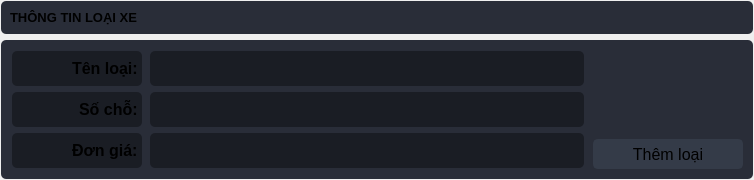
                        <widget class="QFrame" name="matkhauFrame">
                         <layout class="QVBoxLayout" name="verticalLayout_81">
                          <property name="leftMargin">
                           <number>1</number>
                          </property>
                          <property name="topMargin">
                           <number>1</number>
                          </property>
                          <property name="rightMargin">
                           <number>1</number>
                          </property>
                          <property name="bottomMargin">
                           <number>1</number>
                          </property>
                          <item>
                           <widget class="QFrame" name="loaixeFrameTitle">
                            <property name="styleSheet">
                             <string notr="true">background-color: rgb(41, 45, 56);
border-radius: 5px;</string>
                            </property>
                            <layout class="QVBoxLayout" name="verticalLayout_82">
                             <item>
                              <widget class="QLabel" name="txtloaixeFrameTitle">
                               <property name="font">
                                <font>
                                 <family>Segoe UI</family>
                                 <pointsize>10</pointsize>
                                 <weight>75</weight>
                                 <bold>true</bold>
                                </font>
                               </property>
                               <property name="styleSheet">
                                <string notr="true"/>
                               </property>
                               <property name="text">
                                <string>THÔNG TIN LOẠI XE</string>
                               </property>
                              </widget>
                             </item>
                            </layout>
                           </widget>
                          </item>
                          <item>
                           <widget class="QFrame" name="loaixeFrameMonitor">
                            <property name="sizePolicy">
                             <sizepolicy hsizetype="Preferred" vsizetype="Preferred">
                              <horstretch>0</horstretch>
                              <verstretch>1</verstretch>
                             </sizepolicy>
                            </property>
                            <property name="styleSheet">
                             <string notr="true">background-color: rgb(41, 45, 56);
border-radius: 5px;</string>
                            </property>
                            <layout class="QHBoxLayout" name="horizontalLayout_27">
                             <item>
                              <widget class="QFrame" name="matkhauFrameMonitorPass_3">
                               <layout class="QHBoxLayout" name="horizontalLayout_39">
                                <property name="leftMargin">
                                 <number>1</number>
                                </property>
                                <property name="topMargin">
                                 <number>1</number>
                                </property>
                                <property name="rightMargin">
                                 <number>1</number>
                                </property>
                                <property name="bottomMargin">
                                 <number>1</number>
                                </property>
                                <item>
                                 <widget class="QFrame" name="matkhauFrameMPleft_3">
                                  <layout class="QVBoxLayout" name="verticalLayout_126">
                                   <property name="leftMargin">
                                    <number>1</number>
                                   </property>
                                   <property name="topMargin">
                                    <number>1</number>
                                   </property>
                                   <property name="rightMargin">
                                    <number>1</number>
                                   </property>
                                   <property name="bottomMargin">
                                    <number>1</number>
                                   </property>
                                   <item>
                                    <widget class="QLineEdit" name="txtQTenTK_3">
                                     <property name="sizePolicy">
                                      <sizepolicy hsizetype="Minimum" vsizetype="Fixed">
                                       <horstretch>0</horstretch>
                                       <verstretch>0</verstretch>
                                      </sizepolicy>
                                     </property>
                                     <property name="minimumSize">
                                      <size>
                                       <width>130</width>
                                       <height>35</height>
                                      </size>
                                     </property>
                                     <property name="maximumSize">
                                      <size>
                                       <width>130</width>
                                       <height>35</height>
                                      </size>
                                     </property>
                                     <property name="font">
                                      <font>
                                       <family>Segoe UI</family>
                                       <pointsize>12</pointsize>
                                       <weight>75</weight>
                                       <bold>true</bold>
                                      </font>
                                     </property>
                                     <property name="styleSheet">
                                      <string notr="true">background-color: rgb(26, 29, 36);</string>
                                     </property>
                                     <property name="text">
                                      <string>Tên loại:</string>
                                     </property>
                                     <property name="alignment">
                                      <set>Qt::AlignRight|Qt::AlignTrailing|Qt::AlignVCenter</set>
                                     </property>
                                     <property name="readOnly">
                                      <bool>true</bool>
                                     </property>
                                    </widget>
                                   </item>
                                   <item>
                                    <widget class="QLineEdit" name="txtQMatKhau_3">
                                     <property name="sizePolicy">
                                      <sizepolicy hsizetype="Minimum" vsizetype="Fixed">
                                       <horstretch>0</horstretch>
                                       <verstretch>0</verstretch>
                                      </sizepolicy>
                                     </property>
                                     <property name="minimumSize">
                                      <size>
                                       <width>130</width>
                                       <height>35</height>
                                      </size>
                                     </property>
                                     <property name="maximumSize">
                                      <size>
                                       <width>130</width>
                                       <height>35</height>
                                      </size>
                                     </property>
                                     <property name="font">
                                      <font>
                                       <family>Segoe UI</family>
                                       <pointsize>12</pointsize>
                                       <weight>75</weight>
                                       <bold>true</bold>
                                      </font>
                                     </property>
                                     <property name="styleSheet">
                                      <string notr="true">background-color: rgb(26, 29, 36);</string>
                                     </property>
                                     <property name="text">
                                      <string>Số chỗ:</string>
                                     </property>
                                     <property name="alignment">
                                      <set>Qt::AlignRight|Qt::AlignTrailing|Qt::AlignVCenter</set>
                                     </property>
                                     <property name="readOnly">
                                      <bool>true</bool>
                                     </property>
                                    </widget>
                                   </item>
                                   <item>
                                    <widget class="QLineEdit" name="txtQNhapLai_3">
                                     <property name="sizePolicy">
                                      <sizepolicy hsizetype="Minimum" vsizetype="Fixed">
                                       <horstretch>0</horstretch>
                                       <verstretch>0</verstretch>
                                      </sizepolicy>
                                     </property>
                                     <property name="minimumSize">
                                      <size>
                                       <width>130</width>
                                       <height>35</height>
                                      </size>
                                     </property>
                                     <property name="maximumSize">
                                      <size>
                                       <width>130</width>
                                       <height>35</height>
                                      </size>
                                     </property>
                                     <property name="font">
                                      <font>
                                       <family>Segoe UI</family>
                                       <pointsize>12</pointsize>
                                       <weight>75</weight>
                                       <bold>true</bold>
                                      </font>
                                     </property>
                                     <property name="styleSheet">
                                      <string notr="true">background-color: rgb(26, 29, 36);</string>
                                     </property>
                                     <property name="text">
                                      <string>Đơn giá:</string>
                                     </property>
                                     <property name="alignment">
                                      <set>Qt::AlignRight|Qt::AlignTrailing|Qt::AlignVCenter</set>
                                     </property>
                                     <property name="readOnly">
                                      <bool>true</bool>
                                     </property>
                                    </widget>
                                   </item>
                                  </layout>
                                 </widget>
                                </item>
                                <item>
                                 <widget class="QFrame" name="matkhauFrameMPright_3">
                                  <layout class="QVBoxLayout" name="verticalLayout_127">
                                   <property name="leftMargin">
                                    <number>1</number>
                                   </property>
                                   <property name="topMargin">
                                    <number>1</number>
                                   </property>
                                   <property name="rightMargin">
                                    <number>1</number>
                                   </property>
                                   <property name="bottomMargin">
                                    <number>1</number>
                                   </property>
                                   <item>
                                    <widget class="QLineEdit" name="txtTenLoai">
                                     <property name="minimumSize">
                                      <size>
                                       <width>434</width>
                                       <height>35</height>
                                      </size>
                                     </property>
                                     <property name="font">
                                      <font>
                                       <family>Segoe UI</family>
                                       <pointsize>14</pointsize>
                                      </font>
                                     </property>
                                     <property name="styleSheet">
                                      <string notr="true">color: rgb(254, 121, 199);
background-color: rgb(26, 29, 36);</string>
                                     </property>
                                     <property name="text">
                                      <string/>
                                     </property>
                                     <property name="alignment">
                                      <set>Qt::AlignCenter</set>
                                     </property>
                                    </widget>
                                   </item>
                                   <item>
                                    <widget class="QLineEdit" name="txtSoCho">
                                     <property name="minimumSize">
                                      <size>
                                       <width>434</width>
                                       <height>35</height>
                                      </size>
                                     </property>
                                     <property name="font">
                                      <font>
                                       <family>Segoe UI</family>
                                       <pointsize>14</pointsize>
                                      </font>
                                     </property>
                                     <property name="styleSheet">
                                      <string notr="true">color: rgb(254, 121, 199);
background-color: rgb(26, 29, 36);</string>
                                     </property>
                                     <property name="text">
                                      <string/>
                                     </property>
                                     <property name="alignment">
                                      <set>Qt::AlignCenter</set>
                                     </property>
                                    </widget>
                                   </item>
                                   <item>
                                    <widget class="QLineEdit" name="txtDonGia">
                                     <property name="minimumSize">
                                      <size>
                                       <width>434</width>
                                       <height>35</height>
                                      </size>
                                     </property>
                                     <property name="font">
                                      <font>
                                       <family>Segoe UI</family>
                                       <pointsize>14</pointsize>
                                      </font>
                                     </property>
                                     <property name="styleSheet">
                                      <string notr="true">color: rgb(254, 121, 199);
background-color: rgb(26, 29, 36);</string>
                                     </property>
                                     <property name="text">
                                      <string/>
                                     </property>
                                     <property name="alignment">
                                      <set>Qt::AlignCenter</set>
                                     </property>
                                    </widget>
                                   </item>
                                  </layout>
                                 </widget>
                                </item>
                               </layout>
                              </widget>
                             </item>
                             <item>
                              <widget class="QFrame" name="matkhauFrameMonitorButton_3">
                               <layout class="QVBoxLayout" name="verticalLayout_124">
                                <property name="leftMargin">
                                 <number>1</number>
                                </property>
                                <property name="topMargin">
                                 <number>1</number>
                                </property>
                                <property name="rightMargin">
                                 <number>1</number>
                                </property>
                                <property name="bottomMargin">
                                 <number>1</number>
                                </property>
                                <item>
                                 <widget class="QFrame" name="float_19">
                                  <layout class="QVBoxLayout" name="verticalLayout_125"/>
                                 </widget>
                                </item>
                                <item>
                                 <widget class="QPushButton" name="btnThemLoai">
                                  <property name="minimumSize">
                                   <size>
                                    <width>150</width>
                                    <height>30</height>
                                   </size>
                                  </property>
                                  <property name="font">
                                   <font>
                                    <family>Segoe UI</family>
                                    <pointsize>12</pointsize>
                                   </font>
                                  </property>
                                  <property name="styleSheet">
                                   <string notr="true">QPushButton {
	border: 2px solid rgb(52, 59, 72);
	border-radius: 5px;	
	background-color: rgb(52, 59, 72);
}
QPushButton:hover {
	background-color: rgb(57, 65, 80);
	border: 2px solid rgb(61, 70, 86);
}
QPushButton:pressed {	
	background-color: rgb(35, 40, 49);
	border: 2px solid rgb(43, 50, 61);
}</string>
                                  </property>
                                  <property name="text">
                                   <string>Thêm loại</string>
                                  </property>
                                  <property name="icon">
                                   <iconset resource="files.qrc">
                                    <normaloff>:/16x16/icons/16x16/cil-library-add.png</normaloff>:/16x16/icons/16x16/cil-library-add.png</iconset>
                                  </property>
                                 </widget>
                                </item>
                               </layout>
                              </widget>
                             </item>
                            </layout>
                           </widget>
                          </item>
                         </layout>
                        </widget>
